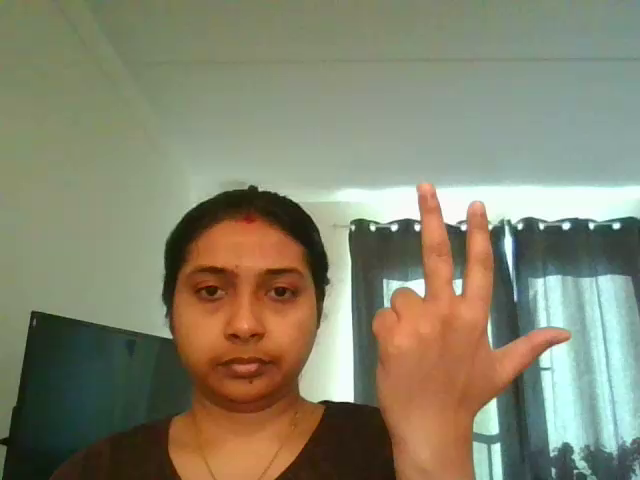
#> input picture frame 0 of dataset/subsystem_1/videos/294/three_fingers_dorsal.webm, 640 x 480 px, given in place of open_palm.mp4, which was not available
$ jupyter execute --allow-errors 'Gesture recognition_Shafi.ipynb'   (shell and % lines are left out)   (text cells are left out)
#> lines starting #> are read from the running program, lines starting #| are printed output that depends on the picture; after the words box and inside, x2 and y2 are one past the last pixel; in counts of white or black regions, pixels touching at a corner belong together; pictures that were not available may be replaced by others from this repository, and a replacement may not be noted
[cell 1]
import ipywidgets as widgets
import cv2
import numpy as np
from ipywebrtc import CameraStream, ImageRecorder, VideoRecorder
from src.View import JupyterGUIFactory
from src.Controller import StateManager
from src.landmark_names import landmark_names
# from IPython.display import clear_output

[cell 2]
conditions = ["open_palm",
             "open_dorsal",
             "fist_palm",
             "fist_dorsal",
             "three_fingers_palm",
             "three_fingers_dorsal"]

#> (a cell that did not finish here is left out)

#> (a cell that did not finish here is left out)

#> (a cell that did not finish here is left out)

[cell 6]
file_name="three_fingers_dorsal"
#> (the rest of this cell did not finish here and is left out)

[cell 7]
input_video = cv2.VideoCapture("three_fingers_dorsal.webm")

output_file_name = "three_fingers_dorsal.mp4"
backend = cv2.CAP_ANY
fourcc_code = cv2.VideoWriter_fourcc(*"H264")
fps = 24
frame_size = (640, 480)
output_video = cv2.VideoWriter(output_file_name, backend, fourcc_code, fps, frame_size)

ret, frame = input_video.read()
counter = 0
while ret:
    ret, frame = input_video.read()
    if not ret:
        continue
    output_video.write(frame)
input_video.release()
output_video.release()

[cell 8]
# place the code for loading, anonymizing, and saving the video here

#> (a cell that did not finish here is left out)

#> (a cell that did not finish here is left out)

#> (a cell that did not finish here is left out)

[cell 12]
last_name = "Miah"
first_name="Shafi"
student_number=9111131356

#> (a cell that did not finish here is left out)

[cell 14]
conditions = ["open_palm",
             "open_dorsal",
             "fist_palm",
             "fist_dorsal",
             "three_fingers_palm",
             "three_fingers_dorsal"]
#Read csv Data
import csv
data_path = 'Miah_Shafi_9111131356_annotations.csv'
with open(data_path, 'r') as f:
#> (reads Miah_Shafi_9111131356_annotations.csv from the repository)
    reader = csv.reader(f, delimiter=',')
    headers = next(reader)
    csv_data = np.array(list(reader)).astype(str)
#End read csv data
#Create video
for video_name in conditions:
    input_video = cv2.VideoCapture(video_name + ".mp4")
    output_file_name = video_name + "_annotated.mp4"
    backend = cv2.CAP_ANY
    fourcc_code = cv2.VideoWriter_fourcc(*"H264")
    fps = 24
    frame_size = (640, 480)
    output_video = cv2.VideoWriter(output_file_name, backend, fourcc_code, fps, frame_size)

    ret, frame = input_video.read()
#> frame is the input picture: shape (480, 640, 3); mean B, G, R 108.7, 131.5, 133.3
    counter = 0
    while ret:
        ret, frame = input_video.read()
        if not ret:
            continue

        data_frame = csv_data[np.where((csv_data[:,0] == video_name + '.mp4') * (csv_data[:,1] == str(counter)))]
        cv2.putText(frame, "annotated", (5, 50),cv2.FONT_HERSHEY_SIMPLEX, 2, (128,0,0), 2)
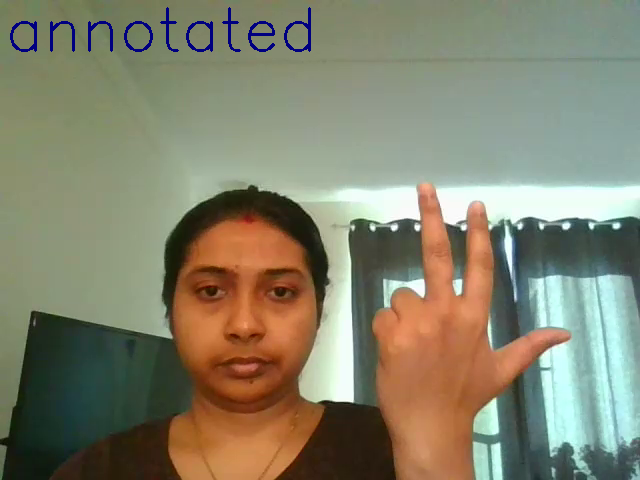
#> frame: shape (480, 640, 3); mean B, G, R 109, 130.6, 132.4
        #print a circle
        for indexval in range(4,84,2):
            xpos =int(float(data_frame[0][indexval]))
            ypos = int(float(data_frame[0][indexval + 1]))
            cv2.circle(frame,(xpos, ypos), 3, (128,0,50),5)
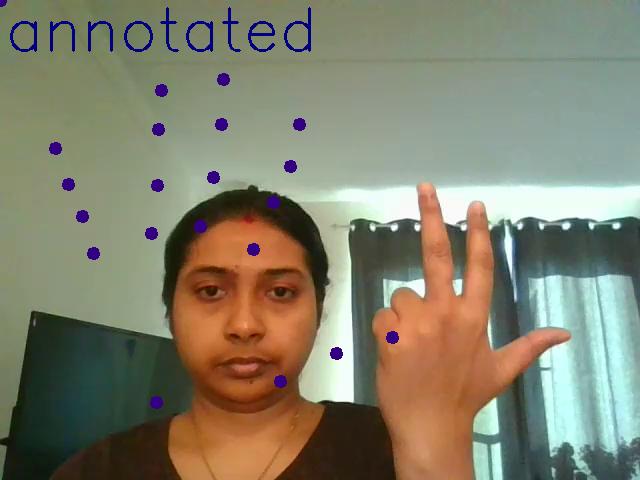
#> frame: shape (480, 640, 3); 0.88% of pixels changed, all inside (x1, y1, x2, y2) = (0, 0, 399, 409)
        #palm draw line
        #bura angul
        xposroot =int(float(data_frame[0][4]))
        yposroot = int(float(data_frame[0][5]))
        number = 6
        for indexval in range(6,9,2):
            xposth1 =int(float(data_frame[0][indexval]))
            yposth1 = int(float(data_frame[0][indexval + 1]))
            xposth2 =int(float(data_frame[0][indexval+2]))
            yposth2 = int(float(data_frame[0][indexval + 3]))
            if (xposth1 != 0 and yposth1 != 0):
                        if (xposth2 != 0 and yposth2 != 0):
                            cv2.line(frame, (xposth1, yposth1), (xposth2, yposth2), (128, 0, 10), 1)
            if indexval == number :
                number += 6
                if (xposroot != 0 and yposroot != 0):
                    if (xposth1 != 0 and yposth1 != 0):
                        cv2.line(frame, (xposroot, yposroot), (xposth1, yposth1), (128, 0, 10), 1)
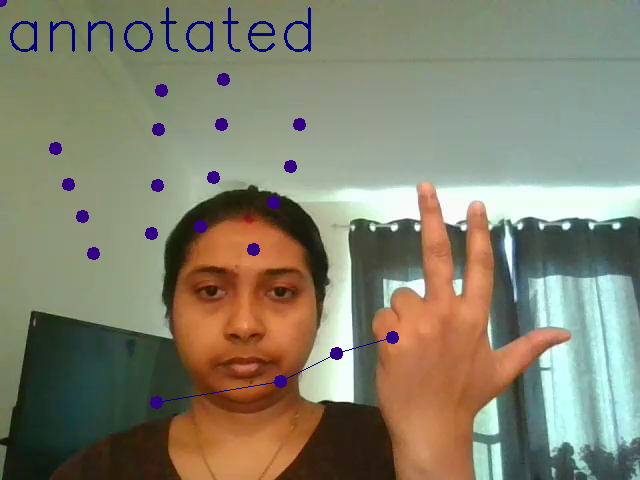
#> frame: shape (480, 640, 3); 0.08% of pixels changed, all inside (x1, y1, x2, y2) = (156, 337, 393, 403)
#> after the loop, number = 12
        #run this 4 time
        for i in range(0,4,1):
            for indexval in range(number,number + 6,2):
                xposth1 =int(float(data_frame[0][indexval]))
                yposth1 = int(float(data_frame[0][indexval + 1]))
                xposth2 =int(float(data_frame[0][indexval+2]))
                yposth2 = int(float(data_frame[0][indexval + 3]))
                if (xposth1 != 0 and yposth1 != 0):
                        if (xposth2 != 0 and yposth2 != 0):
                            cv2.line(frame, (xposth1, yposth1), (xposth2, yposth2), (128, 0, 10), 1)
                if indexval == number :
                    number += 8
                    if (xposroot != 0 and yposroot != 0):
                        if (xposth1 != 0 and yposth1 != 0):
                            cv2.line(frame, (xposroot, yposroot), (xposth1, yposth1), (128, 0, 10), 1)
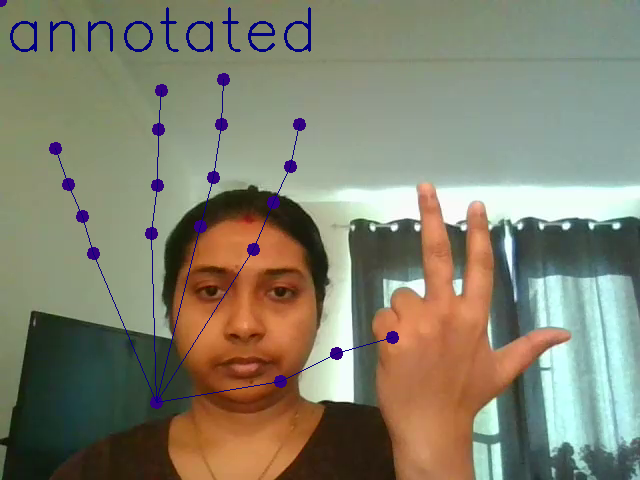
#> frame: shape (480, 640, 3); 0.38% of pixels changed, all inside (x1, y1, x2, y2) = (55, 79, 300, 402)
#> after the loop, number = 44
        #now it will come to dorsal side
        xposroot =int(float(data_frame[0][number]))
#> xposroot = 0
        yposroot = int(float(data_frame[0][number + 1]))
#> yposroot = 0
        number += 2
#> number = 46
        for indexval in range(number,number + 4,2):
            xposth1 =int(float(data_frame[0][indexval]))
            yposth1 = int(float(data_frame[0][indexval + 1]))
            xposth2 =int(float(data_frame[0][indexval+2]))
            yposth2 = int(float(data_frame[0][indexval + 3]))
            if (xposth1 != 0 and yposth1 != 0):
                        if (xposth2 != 0 and yposth2 != 0):
                            cv2.line(frame, (xposth1, yposth1), (xposth2, yposth2), (128, 0, 10), 1)
            if indexval == number :
                number += 6
                if (xposroot != 0 and yposroot != 0):
                    if (xposth1 != 0 and yposth1 != 0):
                        cv2.line(frame, (xposroot, yposroot), (xposth1, yposth1), (128, 0, 10), 1)
#> this loop made 2 passes
#> number on pass 1: 52
#> after the loop, number = 52
        #run this 4 time
        for i in range(0,4,1):
            for indexval in range(number,number + 6,2):
                xposth1 =int(float(data_frame[0][indexval]))
                yposth1 = int(float(data_frame[0][indexval + 1]))
                xposth2 =int(float(data_frame[0][indexval+2]))
                yposth2 = int(float(data_frame[0][indexval + 3]))
                if (xposth1 != 0 and yposth1 != 0):
                        if (xposth2 != 0 and yposth2 != 0):
                            cv2.line(frame, (xposth1, yposth1), (xposth2, yposth2), (128, 0, 10), 1)
                if indexval == number :
                    number += 8
                    if (xposroot != 0 and yposroot != 0):
                        if (xposth1 != 0 and yposth1 != 0):
                             cv2.line(frame, (xposroot, yposroot), (xposth1, yposth1), (128, 0, 10), 1)
#> after the loop, number = 84
        output_video.write(frame)
        counter += 1
    input_video.release()
    output_video.release()

#
#data_specific
